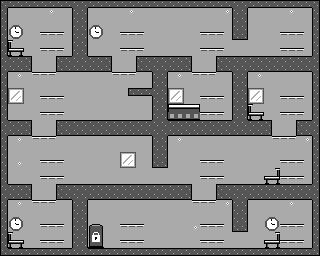

Rendered tile map (Tiled .tmx) drawn with the repository's tilesets; below, a short description and the map source with its tile grids summarised:
An orthogonal 40x32 tile map with 8x8 px tiles, 1 tile layer (Seeded Terrain) and 96 objects (43x placement_reservation, 16x room_template, 15x wallpaper_placement, 8x background_placement, 6x furniture_placement, ...).

<map version="1.10" tiledversion="1.12.2" orientation="orthogonal" renderorder="right-down" width="40" height="32" tilewidth="8" tileheight="8" infinite="0" backgroundcolor="#ffffff">
 <properties><property name="seed" value="0" /><property name="route_length" type="int" value="10" /></properties>
 <tileset firstgid="1" source="dining_room.tsx" />
 <layer id="1" name="Seeded Terrain" width="40" height="32">
  <data>[1280 cells, 1280 non-empty, 39 distinct tile ids]</data>
 </layer>
 <objectgroup id="2" name="Critical Route">
  <object id="1" name="seed-0" x="0" y="0"><polyline points="280,32 200,32 120,32 120,96 40,96 40,160 120,160 200,160 200,224 120,224" /></object>
  <object id="2" name="chef_spawn" type="spawn" x="260" y="56"><point /></object>
  <object id="3" name="descent_exit" type="exit" x="88" y="224" width="16" height="24" />
  <object id="4" name="s_ordinary_0" type="room_template" x="0" y="0" width="80" height="64"><properties><property name="port_mask" type="int" value="8" /><property name="wide_ports" type="int" value="0" /><property name="traversal_class" value="ordinary" /><property name="seams" value="{&quot;west&quot;:&quot;closed&quot;,&quot;east&quot;:&quot;closed&quot;,&quot;north&quot;:&quot;closed&quot;,&quot;south&quot;:&quot;standard&quot;}" /></properties></object>
  <object id="5" name="es_ordinary_0" type="room_template" x="80" y="0" width="80" height="64"><properties><property name="port_mask" type="int" value="10" /><property name="wide_ports" type="int" value="2" /><property name="traversal_class" value="ordinary" /><property name="seams" value="{&quot;west&quot;:&quot;closed&quot;,&quot;east&quot;:&quot;wide&quot;,&quot;north&quot;:&quot;closed&quot;,&quot;south&quot;:&quot;standard&quot;}" /></properties></object>
  <object id="6" name="wes_ordinary_0" type="room_template" x="160" y="0" width="80" height="64"><properties><property name="port_mask" type="int" value="11" /><property name="wide_ports" type="int" value="1" /><property name="traversal_class" value="ordinary" /><property name="seams" value="{&quot;west&quot;:&quot;wide&quot;,&quot;east&quot;:&quot;standard&quot;,&quot;north&quot;:&quot;closed&quot;,&quot;south&quot;:&quot;standard&quot;}" /></properties></object>
  <object id="7" name="w_ordinary_0" type="room_template" x="240" y="0" width="80" height="64"><properties><property name="port_mask" type="int" value="1" /><property name="wide_ports" type="int" value="0" /><property name="traversal_class" value="ordinary" /><property name="seams" value="{&quot;west&quot;:&quot;standard&quot;,&quot;east&quot;:&quot;closed&quot;,&quot;north&quot;:&quot;closed&quot;,&quot;south&quot;:&quot;closed&quot;}" /></properties></object>
  <object id="8" name="ens_ordinary_0" type="room_template" x="0" y="64" width="80" height="64"><properties><property name="port_mask" type="int" value="14" /><property name="wide_ports" type="int" value="2" /><property name="traversal_class" value="ordinary" /><property name="seams" value="{&quot;west&quot;:&quot;closed&quot;,&quot;east&quot;:&quot;wide&quot;,&quot;north&quot;:&quot;standard&quot;,&quot;south&quot;:&quot;standard&quot;}" /></properties></object>
  <object id="9" name="wn_ordinary_0" type="room_template" x="80" y="64" width="80" height="64"><properties><property name="port_mask" type="int" value="5" /><property name="wide_ports" type="int" value="1" /><property name="traversal_class" value="ledge_catch" /><property name="seams" value="{&quot;west&quot;:&quot;wide&quot;,&quot;east&quot;:&quot;closed&quot;,&quot;north&quot;:&quot;standard&quot;,&quot;south&quot;:&quot;closed&quot;}" /></properties></object>
  <object id="10" name="n_ordinary_0" type="room_template" x="160" y="64" width="80" height="64"><properties><property name="port_mask" type="int" value="4" /><property name="wide_ports" type="int" value="0" /><property name="traversal_class" value="ordinary" /><property name="seams" value="{&quot;west&quot;:&quot;closed&quot;,&quot;east&quot;:&quot;closed&quot;,&quot;north&quot;:&quot;standard&quot;,&quot;south&quot;:&quot;closed&quot;}" /></properties></object>
  <object id="11" name="s_ordinary_0" type="room_template" x="240" y="64" width="80" height="64"><properties><property name="port_mask" type="int" value="8" /><property name="wide_ports" type="int" value="0" /><property name="traversal_class" value="ordinary" /><property name="seams" value="{&quot;west&quot;:&quot;closed&quot;,&quot;east&quot;:&quot;closed&quot;,&quot;north&quot;:&quot;closed&quot;,&quot;south&quot;:&quot;standard&quot;}" /></properties></object>
  <object id="12" name="ens_ordinary_0" type="room_template" x="0" y="128" width="80" height="64"><properties><property name="port_mask" type="int" value="14" /><property name="wide_ports" type="int" value="2" /><property name="traversal_class" value="ordinary" /><property name="seams" value="{&quot;west&quot;:&quot;closed&quot;,&quot;east&quot;:&quot;wide&quot;,&quot;north&quot;:&quot;standard&quot;,&quot;south&quot;:&quot;standard&quot;}" /></properties></object>
  <object id="13" name="we_ordinary_0" type="room_template" x="80" y="128" width="80" height="64"><properties><property name="port_mask" type="int" value="3" /><property name="wide_ports" type="int" value="1" /><property name="traversal_class" value="ordinary" /><property name="seams" value="{&quot;west&quot;:&quot;wide&quot;,&quot;east&quot;:&quot;standard&quot;,&quot;north&quot;:&quot;closed&quot;,&quot;south&quot;:&quot;closed&quot;}" /></properties></object>
  <object id="14" name="wes_ordinary_0" type="room_template" x="160" y="128" width="80" height="64"><properties><property name="port_mask" type="int" value="11" /><property name="wide_ports" type="int" value="2" /><property name="traversal_class" value="ordinary" /><property name="seams" value="{&quot;west&quot;:&quot;standard&quot;,&quot;east&quot;:&quot;wide&quot;,&quot;north&quot;:&quot;closed&quot;,&quot;south&quot;:&quot;standard&quot;}" /></properties></object>
  <object id="15" name="wn_ordinary_0" type="room_template" x="240" y="128" width="80" height="64"><properties><property name="port_mask" type="int" value="5" /><property name="wide_ports" type="int" value="1" /><property name="traversal_class" value="ordinary" /><property name="seams" value="{&quot;west&quot;:&quot;wide&quot;,&quot;east&quot;:&quot;closed&quot;,&quot;north&quot;:&quot;standard&quot;,&quot;south&quot;:&quot;closed&quot;}" /></properties></object>
  <object id="16" name="n_ordinary_0" type="room_template" x="0" y="192" width="80" height="64"><properties><property name="port_mask" type="int" value="4" /><property name="wide_ports" type="int" value="0" /><property name="traversal_class" value="ordinary" /><property name="seams" value="{&quot;west&quot;:&quot;closed&quot;,&quot;east&quot;:&quot;closed&quot;,&quot;north&quot;:&quot;standard&quot;,&quot;south&quot;:&quot;closed&quot;}" /></properties></object>
  </objectgroup>
 <objectgroup id="3" name="Placement Reservations" visible="0">
  <!-- 77 objects omitted --></objectgroup>
 <objectgroup id="4" name="Background Placements">
  <!-- 34 objects omitted --></objectgroup>
 <objectgroup id="5" name="Furniture Placements">
  <!-- 26 objects omitted --></objectgroup>
 <objectgroup id="6" name="Wallpaper Placements">
  <!-- 20 objects omitted --></objectgroup>
 <objectgroup id="7" name="Mob Spawns">
  <!-- 5 objects omitted --></objectgroup>
 <objectgroup id="8" name="Treasure Eggs">
  <!-- 3 objects omitted --></objectgroup>
</map>
<!-- 80 of 96 objects omitted -->
